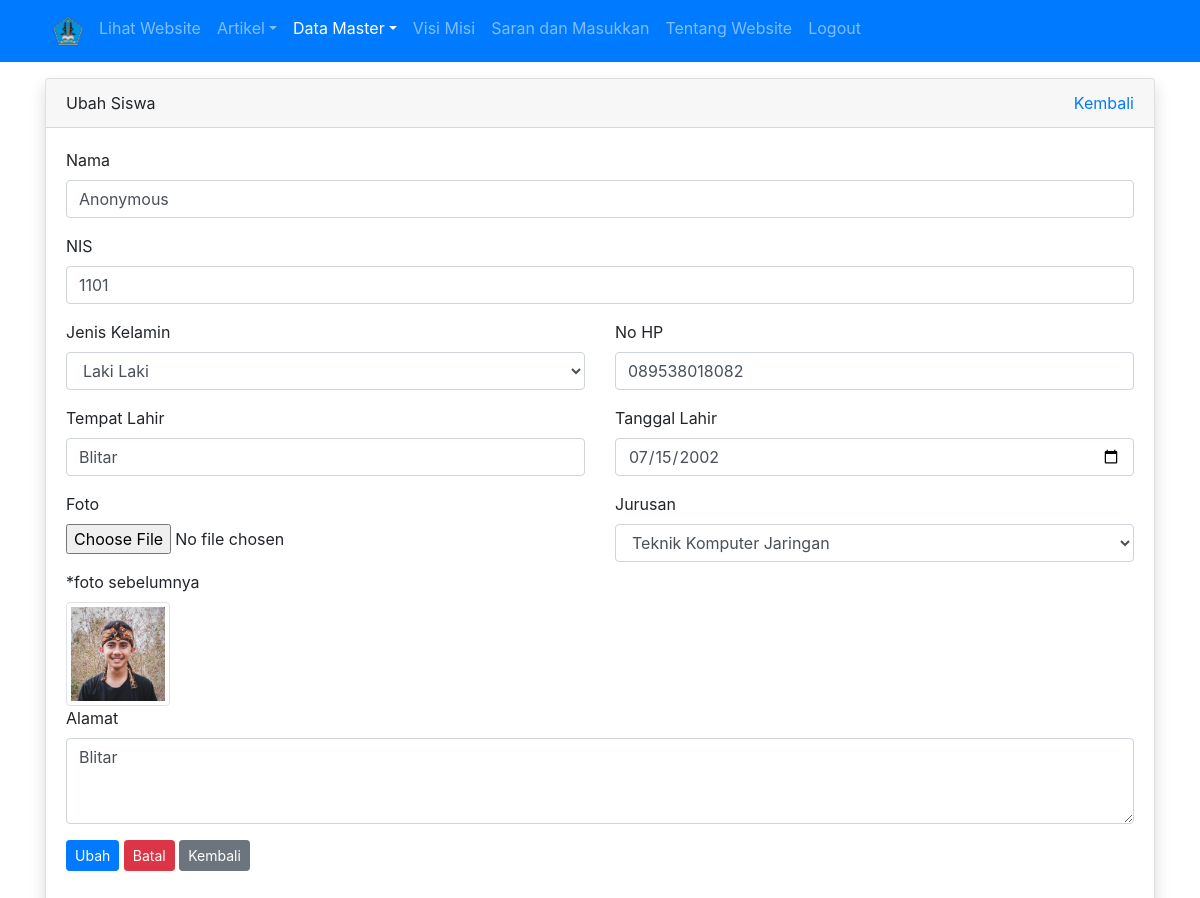
Screenshot of /admin/siswa/ubah.php?id=1 (signed in) with the database file from the repository.
### tables this page shows
CREATE TABLE `tbl_siswa` (
  `id` int(11) NOT NULL,
  `nama` varchar(100) DEFAULT NULL,
  `nis` int(4) DEFAULT NULL,
  `jenis_kelamin` enum('L','P') DEFAULT NULL,
  `tempat_lahir` varchar(80) DEFAULT NULL,
  `tanggal_lahir` date DEFAULT NULL,
  `alamat` varchar(100) DEFAULT NULL,
  `no_hp` varchar(12) DEFAULT NULL,
  `foto` varchar(120) DEFAULT NULL,
  `id_jurusan` int(11) DEFAULT NULL
);

### admin/siswa/ubah.php (the view, shortened to what this page needs)
<?php
require_once '../../koneksi.php';
$id = $_GET['id'];
$query = mysqli_query($koneksi, "SELECT * FROM tbl_siswa WHERE id = $id");
$query_jurusan = mysqli_query($koneksi, "SELECT * FROM tbl_jurusan");
$siswa = mysqli_fetch_assoc($query);
?>
<!DOCTYPE html>
<html>
<head>
	<link rel="stylesheet" href="../../resources/css/bootstrap.min.css">
</head>
<body>
	<?php require_once '../navbar.php'; ?>
	<div class="container mt-3">
		<div class="row">
			<div class="col">
				<div class="card shadow">
					<div class="card-header">
						<div class="clearfix">
							<div class="float-left">
								Ubah Siswa
							</div>
							<div class="float-right">
								<a href="index.php">Kembali</a>
							</div>
						</div>
					</div>
					<div class="card-body">
						<form method="POST" action="proses_ubah.php?id=<?= $siswa['id'] ?>" enctype="multipart/form-data">
							<div class="form-group">
								<label for="nama">Nama</label>
								<input type="text" value="<?= $siswa['nama'] ?>" class="form-control" id="nama" placeholder="nama" autocomplete="off" required="required" name="nama">
							</div>
							<div class="form-group">
								<label for="nis">NIS</label>
								<input type="number" value="<?= $siswa['nis'] ?>" class="form-control" id="nis" placeholder="nis" autocomplete="off" required="required" name="nis">
							</div>
							<div class="row">
								<div class="col">
									<div class="form-group">
										<label for="jenis_kelamin">Jenis Kelamin</label>
										<select name="jenis_kelamin" id="jenis_kelamin" class="form-control">
											<option value="L" <?= $siswa['jenis_kelamin'] == 'L' ? 'selected' : '' ?>>Laki Laki</option>
										</select>
									</div>
								</div>
								<div class="col">
									<div class="form-group">
										<label for="no_hp">No HP</label>
										<input type="text" value="<?= $siswa['no_hp'] ?>" class="form-control" id="no_hp" placeholder="no hp" autocomplete="off" required="required" name="no_hp">
									</div>
								</div>
							</div>
							<div class="row">
								<div class="col">
									<div class="form-group">
										<label for="tempat_lahir">Tempat Lahir</label>
										<input type="text" value="<?= $siswa['tempat_lahir'] ?>" class="form-control" id="tempat_lahir" placeholder="tempat lahir" autocomplete="off" required="required" name="tempat_lahir">
									</div>
								</div>
								<div class="col">
									<div class="form-group">
										<label for="tanggal_lahir">Tanggal Lahir</label>
										<input type="date" value="<?= $siswa['tanggal_lahir'] ?>" class="form-control" id="tanggal_lahir" placeholder="tanggal_lahir" autocomplete="off" required="required" name="tanggal_lahir">
									</div>
								</div>
							</div>
							<div class="row">
								<div class="col">
									<div class="form-group">
										<label for="foto">Foto</label>
										<input type="file" class="form-control-file mb-2" id="foto" autocomplete="off" name="foto">
									</div>
									*foto sebelumnya <br>
									<img src="../../images/siswa/<?= $siswa['foto'] ?>" alt="" width="20%" class="img-thumbnail mt-2">
								</div>
								<div class="col">
									<div class="form-group">
										<label for="Jurusan">Jurusan</label>
										<select name="id_jurusan" id="jurusan" class="form-control">
											<?php while($row = mysqli_fetch_assoc($query_jurusan)) : ?>
												<option value="<?= $row['id'] ?>"><?= $row['nama_jurusan'] ?></option>
											<?php endwhile; ?>
										</select>
									</div>
								</div>
							</div>
							<div class="form-group">
								<label for="alamat">Alamat</label>
								<textarea name="alamat" id="alamat" cols="30" rows="3" class="form-control"><?= $siswa['alamat'] ?></textarea>
							</div>
							<div class="form-group">
								<button type="submit" class="btn btn-sm btn-primary" name="ubah">Ubah</button>
								<button type="reset" class="btn btn-sm btn-danger" onclick="return confirm('apakah anda yakin?')">Batal</button>
								<a href="index.php" class="btn btn-sm btn-secondary">Kembali</a>
							</div>
						</form>
					</div>
				</div>
			</div>
		</div>
	</div>
</body>
</html>

### rows the page displays
tbl_siswa: nama "Anonymous", nis "1101", jenis_kelamin "Laki Laki", no_hp "089538018082", tempat_lahir "Blitar", tanggal_lahir "07/15/2002", foto (picture), alamat "Blitar"

### other values shown
form field id_jurusan "Teknik Komputer Jaringan"
